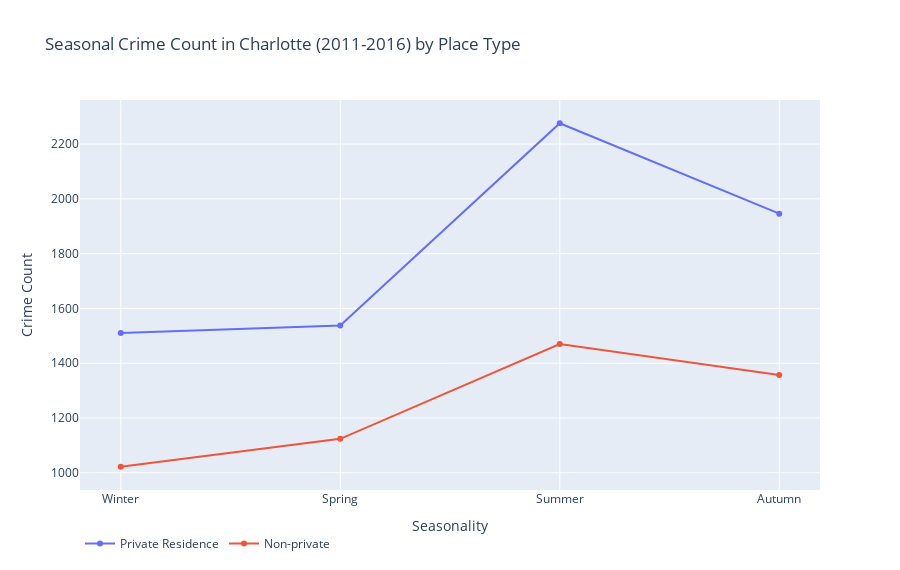

The cell this chart's notebook holds for it:
### Code cell
import plotly.graph_objects as go

# Sample data
Seasons = [1, 2, 3, 4]
private_residence_counts = [1510, 1538, 2276, 1946]
non_private_counts = [1022, 1124, 1470, 1357]

# Season names for the x-axis
season_names = ['Winter', 'Spring', 'Summer', 'Autumn']

# Create plot
fig = go.Figure()

# Add traces
fig.add_trace(go.Scatter(x=Seasons, y=private_residence_counts, mode='lines+markers', name='Private Residence'))
fig.add_trace(go.Scatter(x=Seasons, y=non_private_counts, mode='lines+markers', name='Non-private'))

# Update layout
fig.update_layout(
    title='Seasonal Crime Count in Charlotte (2011-2016) by Place Type',
    xaxis=dict(
        title='Seasonality',
        tickvals=Seasons,
        ticktext=season_names
    ),
    yaxis_title='Crime Count',
    autosize=True,
    height=570
)

fig.update_layout(legend_orientation="h")

# Show plot
fig.show()

### Figure 1 — Plotly figure (JSON) as saved in the notebook; plotly's stock layout.template omitted (floating-point values rounded to 4 significant figures)
{"data": [{"mode": "lines+markers", "name": "Private Residence", "type": "scatter", "x": [1, 2, 3, 4], "y": [1510, 1538, 2276, 1946]}, {"mode": "lines+markers", "name": "Non-private", "type": "scatter", "x": [1, 2, 3, 4], "y": [1022, 1124, 1470, 1357]}], "layout": {"autosize": true, "height": 570, "legend": {"orientation": "h"}, "title": {"text": "Seasonal Crime Count in Charlotte (2011-2016) by Place Type"}, "xaxis": {"ticktext": ["Winter", "Spring", "Summer", "Autumn"], "tickvals": [1, 2, 3, 4], "title": {"text": "Seasonality"}}, "yaxis": {"title": {"text": "Crime Count"}}}}
